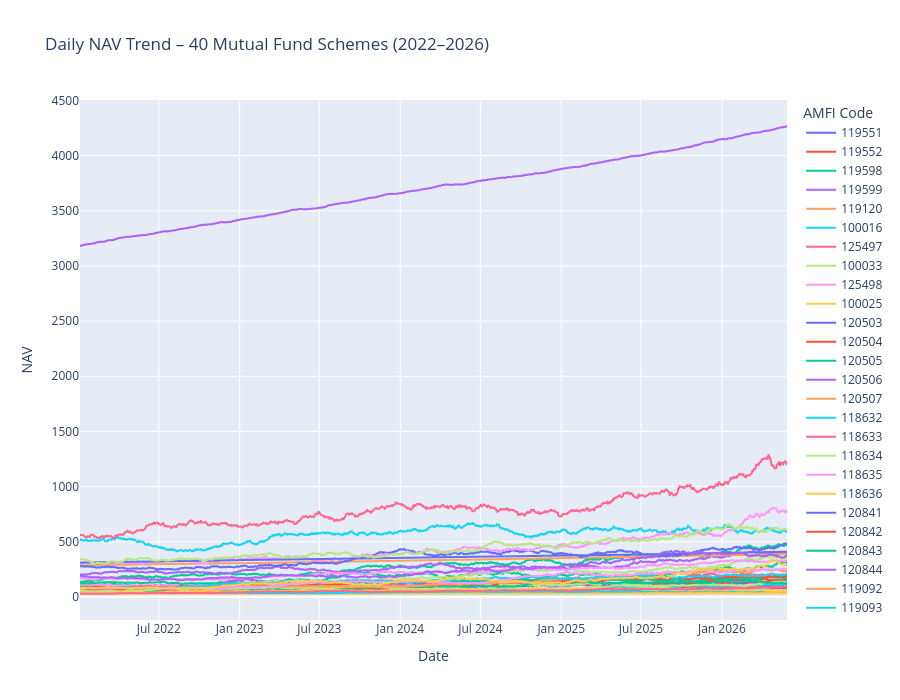

The code cell stored with this chart in its notebook:
### Code cell
fig = px.line(
    nav_df,
    x="date",
    y="nav",
    color="amfi_code",
    title="Daily NAV Trend – 40 Mutual Fund Schemes (2022–2026)",
    labels={
        "date": "Date",
        "nav": "NAV",
        "amfi_code": "AMFI Code"
    }
)

fig.update_layout(
    hovermode="x unified",
    height=700
)

fig.show()

### Figure 1 — Plotly figure (JSON) as saved in the notebook; plotly's stock layout.template omitted (floating-point values rounded to 4 significant figures; data arrays with more than 128 entries replaced by an {"elided": "..."} marker saying what was removed)
{"data": [{"hovertemplate": "AMFI Code=119551<br>Date=%{x}<br>NAV=%{y}<extra></extra>", "legendgroup": "119551", "line": {"color": "#636efa", "dash": "solid"}, "marker": {"symbol": "circle"}, "mode": "lines", "name": "119551", "showlegend": true, "type": "scattergl", "x": {"elided": "1150 str values"}, "xaxis": "x", "y": {"elided": "1150 float values"}, "yaxis": "y"}, {"hovertemplate": "AMFI Code=119552<br>Date=%{x}<br>NAV=%{y}<extra></extra>", "legendgroup": "119552", "line": {"color": "#EF553B", "dash": "solid"}, "marker": {"symbol": "circle"}, "mode": "lines", "name": "119552", "showlegend": true, "type": "scattergl", "x": {"elided": "1150 str values"}, "xaxis": "x", "y": {"elided": "1150 float values"}, "yaxis": "y"}, {"hovertemplate": "AMFI Code=119598<br>Date=%{x}<br>NAV=%{y}<extra></extra>", "legendgroup": "119598", "line": {"color": "#00cc96", "dash": "solid"}, "marker": {"symbol": "circle"}, "mode": "lines", "name": "119598", "showlegend": true, "type": "scattergl", "x": {"elided": "1150 str values"}, "xaxis": "x", "y": {"elided": "1150 float values"}, "yaxis": "y"}, {"hovertemplate": "AMFI Code=119599<br>Date=%{x}<br>NAV=%{y}<extra></extra>", "legendgroup": "119599", "line": {"color": "#ab63fa", "dash": "solid"}, "marker": {"symbol": "circle"}, "mode": "lines", "name": "119599", "showlegend": true, "type": "scattergl", "x": {"elided": "1150 str values"}, "xaxis": "x", "y": {"elided": "1150 float values"}, "yaxis": "y"}, {"hovertemplate": "AMFI Code=119120<br>Date=%{x}<br>NAV=%{y}<extra></extra>", "legendgroup": "119120", "line": {"color": "#FFA15A", "dash": "solid"}, "marker": {"symbol": "circle"}, "mode": "lines", "name": "119120", "showlegend": true, "type": "scattergl", "x": {"elided": "1150 str values"}, "xaxis": "x", "y": {"elided": "1150 float values"}, "yaxis": "y"}, {"hovertemplate": "AMFI Code=100016<br>Date=%{x}<br>NAV=%{y}<extra></extra>", "legendgroup": "100016", "line": {"color": "#19d3f3", "dash": "solid"}, "marker": {"symbol": "circle"}, "mode": "lines", "name": "100016", "showlegend": true, "type": "scattergl", "x": {"elided": "1150 str values"}, "xaxis": "x", "y": {"elided": "1150 float values"}, "yaxis": "y"}, {"hovertemplate": "AMFI Code=125497<br>Date=%{x}<br>NAV=%{y}<extra></extra>", "legendgroup": "125497", "line": {"color": "#FF6692", "dash": "solid"}, "marker": {"symbol": "circle"}, "mode": "lines", "name": "125497", "showlegend": true, "type": "scattergl", "x": {"elided": "1150 str values"}, "xaxis": "x", "y": {"elided": "1150 float values"}, "yaxis": "y"}, {"hovertemplate": "AMFI Code=100033<br>Date=%{x}<br>NAV=%{y}<extra></extra>", "legendgroup": "100033", "line": {"color": "#B6E880", "dash": "solid"}, "marker": {"symbol": "circle"}, "mode": "lines", "name": "100033", "showlegend": true, "type": "scattergl", "x": {"elided": "1150 str values"}, "xaxis": "x", "y": {"elided": "1150 float values"}, "yaxis": "y"}, {"hovertemplate": "AMFI Code=125498<br>Date=%{x}<br>NAV=%{y}<extra></extra>", "legendgroup": "125498", "line": {"color": "#FF97FF", "dash": "solid"}, "marker": {"symbol": "circle"}, "mode": "lines", "name": "125498", "showlegend": true, "type": "scattergl", "x": {"elided": "1150 str values"}, "xaxis": "x", "y": {"elided": "1150 float values"}, "yaxis": "y"}, {"hovertemplate": "AMFI Code=100025<br>Date=%{x}<br>NAV=%{y}<extra></extra>", "legendgroup": "100025", "line": {"color": "#FECB52", "dash": "solid"}, "marker": {"symbol": "circle"}, "mode": "lines", "name": "100025", "showlegend": true, "type": "scattergl", "x": {"elided": "1150 str values"}, "xaxis": "x", "y": {"elided": "1150 float values"}, "yaxis": "y"}, {"hovertemplate": "AMFI Code=120503<br>Date=%{x}<br>NAV=%{y}<extra></extra>", "legendgroup": "120503", "line": {"color": "#636efa", "dash": "solid"}, "marker": {"symbol": "circle"}, "mode": "lines", "name": "120503", "showlegend": true, "type": "scattergl", "x": {"elided": "1150 str values"}, "xaxis": "x", "y": {"elided": "1150 float values"}, "yaxis": "y"}, {"hovertemplate": "AMFI Code=120504<br>Date=%{x}<br>NAV=%{y}<extra></extra>", "legendgroup": "120504", "line": {"color": "#EF553B", "dash": "solid"}, "marker": {"symbol": "circle"}, "mode": "lines", "name": "120504", "showlegend": true, "type": "scattergl", "x": {"elided": "1150 str values"}, "xaxis": "x", "y": {"elided": "1150 float values"}, "yaxis": "y"}, {"hovertemplate": "AMFI Code=120505<br>Date=%{x}<br>NAV=%{y}<extra></extra>", "legendgroup": "120505", "line": {"color": "#00cc96", "dash": "solid"}, "marker": {"symbol": "circle"}, "mode": "lines", "name": "120505", "showlegend": true, "type": "scattergl", "x": {"elided": "1150 str values"}, "xaxis": "x", "y": {"elided": "1150 float values"}, "yaxis": "y"}, {"hovertemplate": "AMFI Code=120506<br>Date=%{x}<br>NAV=%{y}<extra></extra>", "legendgroup": "120506", "line": {"color": "#ab63fa", "dash": "solid"}, "marker": {"symbol": "circle"}, "mode": "lines", "name": "120506", "showlegend": true, "type": "scattergl", "x": {"elided": "1150 str values"}, "xaxis": "x", "y": {"elided": "1150 float values"}, "yaxis": "y"}, {"hovertemplate": "AMFI Code=120507<br>Date=%{x}<br>NAV=%{y}<extra></extra>", "legendgroup": "120507", "line": {"color": "#FFA15A", "dash": "solid"}, "marker": {"symbol": "circle"}, "mode": "lines", "name": "120507", "showlegend": true, "type": "scattergl", "x": {"elided": "1150 str values"}, "xaxis": "x", "y": {"elided": "1150 float values"}, "yaxis": "y"}, {"hovertemplate": "AMFI Code=118632<br>Date=%{x}<br>NAV=%{y}<extra></extra>", "legendgroup": "118632", "line": {"color": "#19d3f3", "dash": "solid"}, "marker": {"symbol": "circle"}, "mode": "lines", "name": "118632", "showlegend": true, "type": "scattergl", "x": {"elided": "1150 str values"}, "xaxis": "x", "y": {"elided": "1150 float values"}, "yaxis": "y"}, {"hovertemplate": "AMFI Code=118633<br>Date=%{x}<br>NAV=%{y}<extra></extra>", "legendgroup": "118633", "line": {"color": "#FF6692", "dash": "solid"}, "marker": {"symbol": "circle"}, "mode": "lines", "name": "118633", "showlegend": true, "type": "scattergl", "x": {"elided": "1150 str values"}, "xaxis": "x", "y": {"elided": "1150 float values"}, "yaxis": "y"}, {"hovertemplate": "AMFI Code=118634<br>Date=%{x}<br>NAV=%{y}<extra></extra>", "legendgroup": "118634", "line": {"color": "#B6E880", "dash": "solid"}, "marker": {"symbol": "circle"}, "mode": "lines", "name": "118634", "showlegend": true, "type": "scattergl", "x": {"elided": "1150 str values"}, "xaxis": "x", "y": {"elided": "1150 float values"}, "yaxis": "y"}, {"hovertemplate": "AMFI Code=118635<br>Date=%{x}<br>NAV=%{y}<extra></extra>", "legendgroup": "118635", "line": {"color": "#FF97FF", "dash": "solid"}, "marker": {"symbol": "circle"}, "mode": "lines", "name": "118635", "showlegend": true, "type": "scattergl", "x": {"elided": "1150 str values"}, "xaxis": "x", "y": {"elided": "1150 float values"}, "yaxis": "y"}, {"hovertemplate": "AMFI Code=118636<br>Date=%{x}<br>NAV=%{y}<extra></extra>", "legendgroup": "118636", "line": {"color": "#FECB52", "dash": "solid"}, "marker": {"symbol": "circle"}, "mode": "lines", "name": "118636", "showlegend": true, "type": "scattergl", "x": {"elided": "1150 str values"}, "xaxis": "x", "y": {"elided": "1150 float values"}, "yaxis": "y"}, {"hovertemplate": "AMFI Code=120841<br>Date=%{x}<br>NAV=%{y}<extra></extra>", "legendgroup": "120841", "line": {"color": "#636efa", "dash": "solid"}, "marker": {"symbol": "circle"}, "mode": "lines", "name": "120841", "showlegend": true, "type": "scattergl", "x": {"elided": "1150 str values"}, "xaxis": "x", "y": {"elided": "1150 float values"}, "yaxis": "y"}, {"hovertemplate": "AMFI Code=120842<br>Date=%{x}<br>NAV=%{y}<extra></extra>", "legendgroup": "120842", "line": {"color": "#EF553B", "dash": "solid"}, "marker": {"symbol": "circle"}, "mode": "lines", "name": "120842", "showlegend": true, "type": "scattergl", "x": {"elided": "1150 str values"}, "xaxis": "x", "y": {"elided": "1150 float values"}, "yaxis": "y"}, {"hovertemplate": "AMFI Code=120843<br>Date=%{x}<br>NAV=%{y}<extra></extra>", "legendgroup": "120843", "line": {"color": "#00cc96", "dash": "solid"}, "marker": {"symbol": "circle"}, "mode": "lines", "name": "120843", "showlegend": true, "type": "scattergl", "x": {"elided": "1150 str values"}, "xaxis": "x", "y": {"elided": "1150 float values"}, "yaxis": "y"}, {"hovertemplate": "AMFI Code=120844<br>Date=%{x}<br>NAV=%{y}<extra></extra>", "legendgroup": "120844", "line": {"color": "#ab63fa", "dash": "solid"}, "marker": {"symbol": "circle"}, "mode": "lines", "name": "120844", "showlegend": true, "type": "scattergl", "x": {"elided": "1150 str values"}, "xaxis": "x", "y": {"elided": "1150 float values"}, "yaxis": "y"}, {"hovertemplate": "AMFI Code=119092<br>Date=%{x}<br>NAV=%{y}<extra></extra>", "legendgroup": "119092", "line": {"color": "#FFA15A", "dash": "solid"}, "marker": {"symbol": "circle"}, "mode": "lines", "name": "119092", "showlegend": true, "type": "scattergl", "x": {"elided": "1150 str values"}, "xaxis": "x", "y": {"elided": "1150 float values"}, "yaxis": "y"}, {"hovertemplate": "AMFI Code=119093<br>Date=%{x}<br>NAV=%{y}<extra></extra>", "legendgroup": "119093", "line": {"color": "#19d3f3", "dash": "solid"}, "marker": {"symbol": "circle"}, "mode": "lines", "name": "119093", "showlegend": true, "type": "scattergl", "x": {"elided": "1150 str values"}, "xaxis": "x", "y": {"elided": "1150 float values"}, "yaxis": "y"}, {"hovertemplate": "AMFI Code=119094<br>Date=%{x}<br>NAV=%{y}<extra></extra>", "legendgroup": "119094", "line": {"color": "#FF6692", "dash": "solid"}, "marker": {"symbol": "circle"}, "mode": "lines", "name": "119094", "showlegend": true, "type": "scattergl", "x": {"elided": "1150 str values"}, "xaxis": "x", "y": {"elided": "1150 float values"}, "yaxis": "y"}, {"hovertemplate": "AMFI Code=119095<br>Date=%{x}<br>NAV=%{y}<extra></extra>", "legendgroup": "119095", "line": {"color": "#B6E880", "dash": "solid"}, "marker": {"symbol": "circle"}, "mode": "lines", "name": "119095", "showlegend": true, "type": "scattergl", "x": {"elided": "1150 str values"}, "xaxis": "x", "y": {"elided": "1150 float values"}, "yaxis": "y"}, {"hovertemplate": "AMFI Code=101206<br>Date=%{x}<br>NAV=%{y}<extra></extra>", "legendgroup": "101206", "line": {"color": "#FF97FF", "dash": "solid"}, "marker": {"symbol": "circle"}, "mode": "lines", "name": "101206", "showlegend": true, "type": "scattergl", "x": {"elided": "1150 str values"}, "xaxis": "x", "y": {"elided": "1150 float values"}, "yaxis": "y"}, {"hovertemplate": "AMFI Code=101207<br>Date=%{x}<br>NAV=%{y}<extra></extra>", "legendgroup": "101207", "line": {"color": "#FECB52", "dash": "solid"}, "marker": {"symbol": "circle"}, "mode": "lines", "name": "101207", "showlegend": true, "type": "scattergl", "x": {"elided": "1150 str values"}, "xaxis": "x", "y": {"elided": "1150 float values"}, "yaxis": "y"}, {"hovertemplate": "AMFI Code=101208<br>Date=%{x}<br>NAV=%{y}<extra></extra>", "legendgroup": "101208", "line": {"color": "#636efa", "dash": "solid"}, "marker": {"symbol": "circle"}, "mode": "lines", "name": "101208", "showlegend": true, "type": "scattergl", "x": {"elided": "1150 str values"}, "xaxis": "x", "y": {"elided": "1150 float values"}, "yaxis": "y"}, {"hovertemplate": "AMFI Code=102885<br>Date=%{x}<br>NAV=%{y}<extra></extra>", "legendgroup": "102885", "line": {"color": "#EF553B", "dash": "solid"}, "marker": {"symbol": "circle"}, "mode": "lines", "name": "102885", "showlegend": true, "type": "scattergl", "x": {"elided": "1150 str values"}, "xaxis": "x", "y": {"elided": "1150 float values"}, "yaxis": "y"}, {"hovertemplate": "AMFI Code=102886<br>Date=%{x}<br>NAV=%{y}<extra></extra>", "legendgroup": "102886", "line": {"color": "#00cc96", "dash": "solid"}, "marker": {"symbol": "circle"}, "mode": "lines", "name": "102886", "showlegend": true, "type": "scattergl", "x": {"elided": "1150 str values"}, "xaxis": "x", "y": {"elided": "1150 float values"}, "yaxis": "y"}, {"hovertemplate": "AMFI Code=102887<br>Date=%{x}<br>NAV=%{y}<extra></extra>", "legendgroup": "102887", "line": {"color": "#ab63fa", "dash": "solid"}, "marker": {"symbol": "circle"}, "mode": "lines", "name": "102887", "showlegend": true, "type": "scattergl", "x": {"elided": "1150 str values"}, "xaxis": "x", "y": {"elided": "1150 float values"}, "yaxis": "y"}, {"hovertemplate": "AMFI Code=148567<br>Date=%{x}<br>NAV=%{y}<extra></extra>", "legendgroup": "148567", "line": {"color": "#FFA15A", "dash": "solid"}, "marker": {"symbol": "circle"}, "mode": "lines", "name": "148567", "showlegend": true, "type": "scattergl", "x": {"elided": "1150 str values"}, "xaxis": "x", "y": {"elided": "1150 float values"}, "yaxis": "y"}, {"hovertemplate": "AMFI Code=148568<br>Date=%{x}<br>NAV=%{y}<extra></extra>", "legendgroup": "148568", "line": {"color": "#19d3f3", "dash": "solid"}, "marker": {"symbol": "circle"}, "mode": "lines", "name": "148568", "showlegend": true, "type": "scattergl", "x": {"elided": "1150 str values"}, "xaxis": "x", "y": {"elided": "1150 float values"}, "yaxis": "y"}, {"hovertemplate": "AMFI Code=148569<br>Date=%{x}<br>NAV=%{y}<extra></extra>", "legendgroup": "148569", "line": {"color": "#FF6692", "dash": "solid"}, "marker": {"symbol": "circle"}, "mode": "lines", "name": "148569", "showlegend": true, "type": "scattergl", "x": {"elided": "1150 str values"}, "xaxis": "x", "y": {"elided": "1150 float values"}, "yaxis": "y"}, {"hovertemplate": "AMFI Code=149322<br>Date=%{x}<br>NAV=%{y}<extra></extra>", "legendgroup": "149322", "line": {"color": "#B6E880", "dash": "solid"}, "marker": {"symbol": "circle"}, "mode": "lines", "name": "149322", "showlegend": true, "type": "scattergl", "x": {"elided": "1150 str values"}, "xaxis": "x", "y": {"elided": "1150 float values"}, "yaxis": "y"}, {"hovertemplate": "AMFI Code=149323<br>Date=%{x}<br>NAV=%{y}<extra></extra>", "legendgroup": "149323", "line": {"color": "#FF97FF", "dash": "solid"}, "marker": {"symbol": "circle"}, "mode": "lines", "name": "149323", "showlegend": true, "type": "scattergl", "x": {"elided": "1150 str values"}, "xaxis": "x", "y": {"elided": "1150 float values"}, "yaxis": "y"}, {"hovertemplate": "AMFI Code=149324<br>Date=%{x}<br>NAV=%{y}<extra></extra>", "legendgroup": "149324", "line": {"color": "#FECB52", "dash": "solid"}, "marker": {"symbol": "circle"}, "mode": "lines", "name": "149324", "showlegend": true, "type": "scattergl", "x": {"elided": "1150 str values"}, "xaxis": "x", "y": {"elided": "1150 float values"}, "yaxis": "y"}], "layout": {"height": 700, "hovermode": "x unified", "legend": {"title": {"text": "AMFI Code"}, "tracegroupgap": 0}, "title": {"text": "Daily NAV Trend – 40 Mutual Fund Schemes (2022–2026)"}, "xaxis": {"anchor": "y", "domain": [0, 1], "title": {"text": "Date"}}, "yaxis": {"anchor": "x", "domain": [0, 1], "title": {"text": "NAV"}}}}
